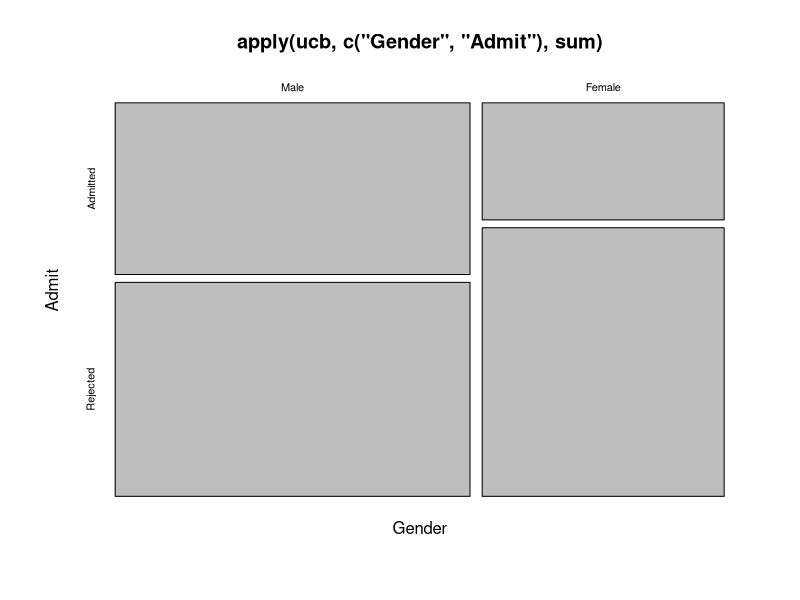
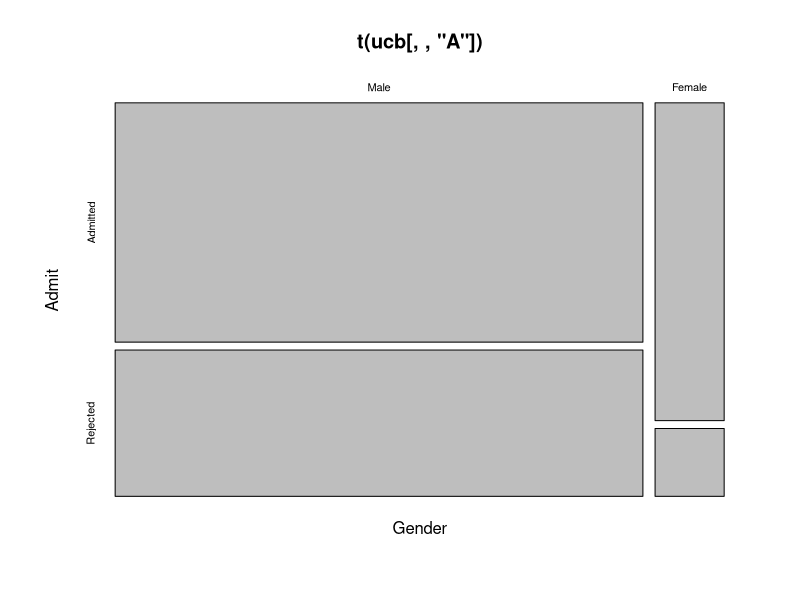

R code for these plots, in order: (Note: this script raises an error after producing the figures.)
# Demonstration of Simpson's paradox on the famous UCB graduate admissions data.

data("UCBAdmissions"); # import the data
ucb = UCBAdmissions;   # abbreviate "UCBAdmissions" 
print(dimnames(ucb));  # 6 departments acceptance results by gender

print(apply(ucb,c("Gender","Admit"),sum));  # 2-way table of Gender x Admit
mosaicplot(apply(ucb,c("Gender","Admit"),sum));  # mosaic plot clearer ...

# table shows clear gender bias against Female students






















# ... or does it ...?  



mosaicplot(t(ucb[,,"A"]));  # department A seems to *favor* Females
stopp;
mosaicplot(t(ucb[,,"B"]));  # B seems neutral  (admission indep of gender)
mosaicplot(t(ucb[,,"C"]));  # so are others ...
mosaicplot(t(ucb[,,"D"]));  
mosaicplot(t(ucb[,,"E"]));  
mosaicplot(t(ucb[,,"F"]));  

# what is going on !?!?

mosaicplot(apply(ucb,c("Dept","Admit"),sum));  # depts accept rates differ
# to facilitate understanding departments are ordered A ... F from easier to harder



mosaicplot(apply(ucb,c("Dept","Gender"),sum));  # men apply more to easier depts A and B



# morals:  1) causal relataionships can't be determined from "observational" data 
# (data where experimenter doesn't control assignment of categories).  
# 2) marginalizing out over variables can suggest spurious relationships




